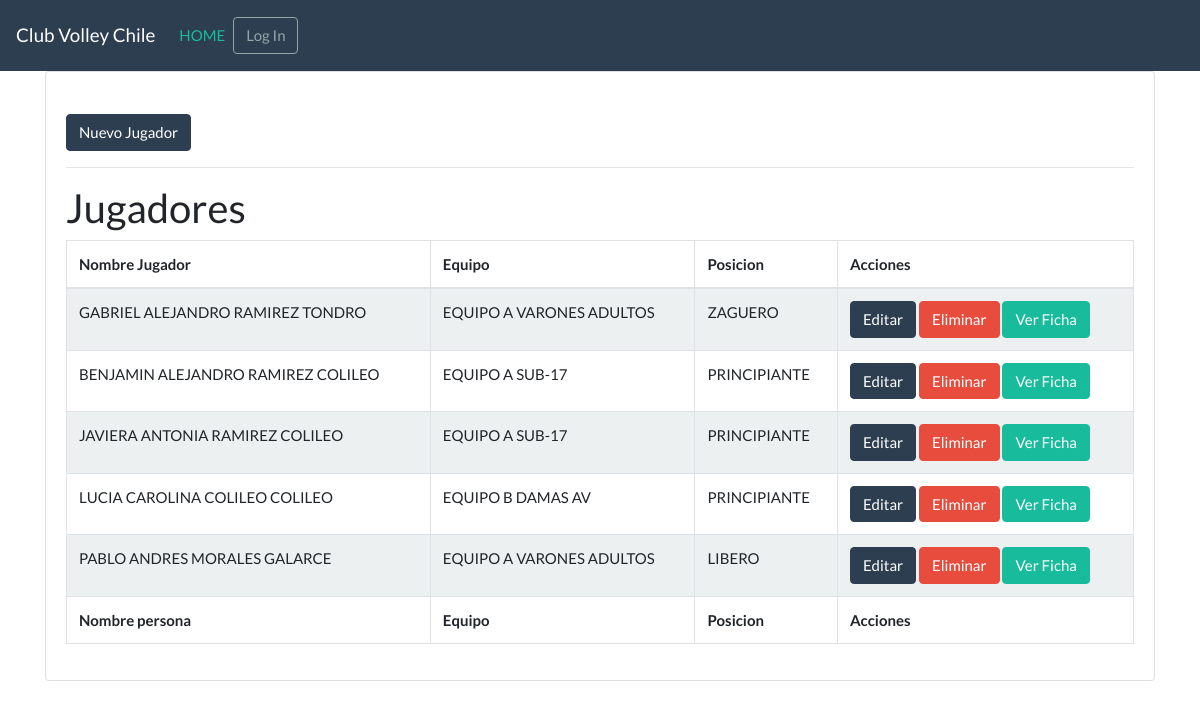
The page /personas/ on the database as committed earlier.
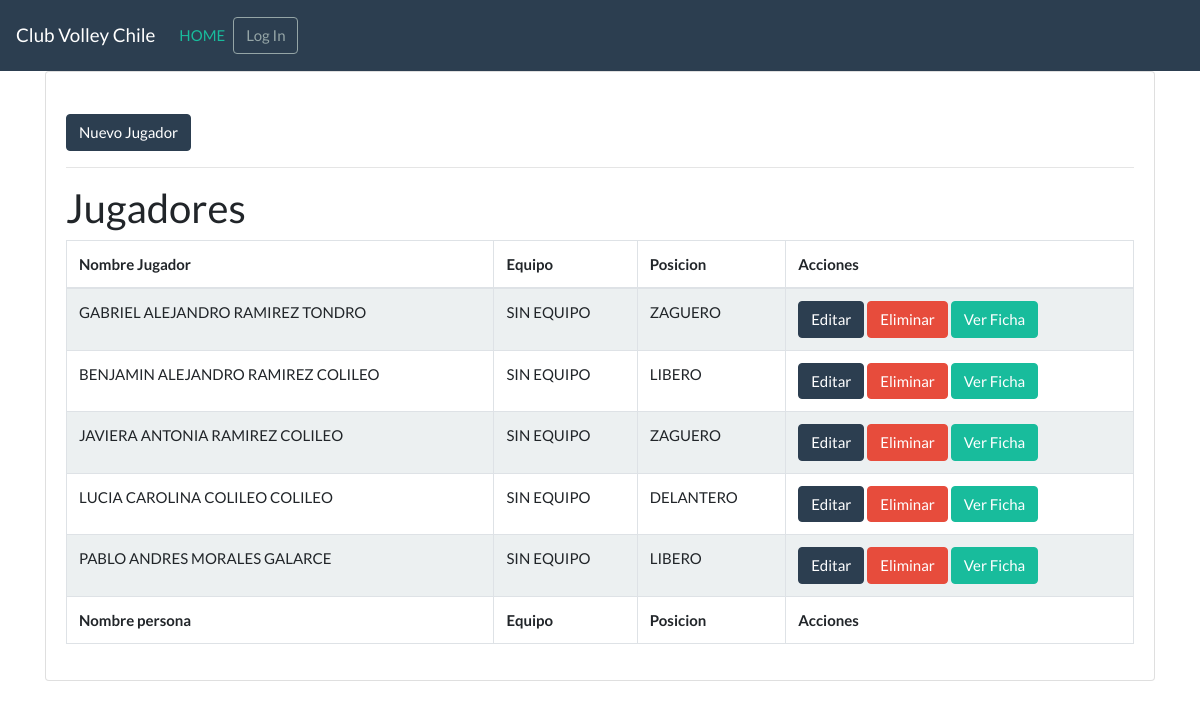
The same page on the database as committed later.
### main/models.py (models this page shows, shortened)
class Persona(models.Model):
    id                      = models.AutoField(primary_key=True)
    dna                     = models.CharField(blank=False, null=False, max_length=25, unique=True,verbose_name="Rut o Dna")
    dv                      = models.CharField(blank=False, null=False, max_length=2,verbose_name="Digito Verificador")
    nombres                 = models.CharField(blank=False, null=False, max_length=100,verbose_name="Nombres")
    apellido_paterno        = models.CharField(blank=False, null=False, max_length=100,verbose_name="Apellido Paterno")
    apellido_materno        = models.CharField(blank=False, null=False, max_length=100,verbose_name="Apellido Materno")
    genero                  = models.ForeignKey(Genero,null=True, on_delete=models.DO_NOTHING,verbose_name="Genero")
    fecha_nacimiento        = models.DateField(blank=False, null=False, verbose_name="Fceha de Nacimiento")
    estado_civil            = models.ForeignKey(EstadoCivil,null=False, on_delete=models.DO_NOTHING,verbose_name="Estado Civil")
    pais_origen             = models.ForeignKey(Pais,null=False, on_delete=models.DO_NOTHING,verbose_name="Nacionalidad")
    sistema_salud           = models.ForeignKey(SistemaSalud,null=False, on_delete=models.DO_NOTHING,verbose_name="Sistema de Salud")
    ocupacion               = models.CharField(blank=False, null=False, max_length=255)
    direccion               = models.CharField(blank=False, null=False, max_length=255)
    comuna                  = models.ForeignKey(Comuna,null=False, on_delete=models.DO_NOTHING,verbose_name="Comuna")
    movil                   = models.CharField(blank=False, null=False, max_length=20)
    fono                    = models.CharField(blank=False, null=False, max_length=20)
    email_personal          = models.EmailField(blank=False, null=False, max_length=255)
    club_origen             = models.ForeignKey(Club,null=False, on_delete=models.DO_NOTHING,verbose_name="Club Origen")
    equipo                  = models.ForeignKey(Equipo,null=False, on_delete=models.DO_NOTHING,verbose_name="Equipo")
    posicion                = models.ForeignKey(Posicion,null=False, on_delete=models.DO_NOTHING,verbose_name="Posicion Estudiante")
    observaciones           = models.TextField(blank=True, null=True)
    es_diestro              = models.BooleanField(default=True)
    es_zurdo                = models.BooleanField(default=False)
    estatura                = models.DecimalField(max_digits=3, decimal_places=2, blank=True, null=True)
    peso                    = models.DecimalField(max_digits=5, decimal_places=2, blank=True, null=True)
    es_docente              = models.BooleanField(default=False)
    es_activo               = models.BooleanField(default=True)
    es_delete               = models.BooleanField(default=False)
    fecha_crea              = models.DateField(default=timezone.now, help_text=("creation date"))
    fecha_modi              = models.DateField(auto_now=True, null= True)
    class Meta:
        verbose_name_plural="Personas"
        db_table="persona"

class Equipo(models.Model):
    id                  = models.AutoField(primary_key=True)
    descripcion         = models.CharField(blank=False, null=False, max_length=255, unique=True)
    club                = models.ForeignKey(Club,null=False, on_delete=models.DO_NOTHING,verbose_name="Club")
    taller              = models.ForeignKey(Taller, null= False, on_delete=models.DO_NOTHING, verbose_name="Taller")
    es_titular          = models.BooleanField(default=True)
    es_interno          = models.BooleanField(default=True)
    es_activo           = models.BooleanField(default=True)
    es_delete           = models.BooleanField(default=False)
    fecha_crea          = models.DateField(default=timezone.now, help_text=("creation date"))
    fecha_modi          = models.DateField(auto_now=True, null= True)
    class Meta:
        verbose_name_plural="Equipos"
        db_table="equipo"
    def __str__(self):
        return self.descripcion

class Posicion(models.Model):
    id                  = models.AutoField(primary_key=True)
    descripcion         = models.CharField(blank=False, null=False, max_length=255, unique=True)
    es_activo           = models.BooleanField(default=True)
    es_delete           = models.BooleanField(default=False)
    fecha_crea          = models.DateField(default=timezone.now, help_text=("creation date"))
    fecha_modi          = models.DateField(auto_now=True, null= True)
    class Meta:
        verbose_name_plural="Posiciones"
        db_table="posicion"
    def __str__(self):
        return self.descripcion

### personas/views.py (the view)
class PersonaList(ListView):
    model = Persona
    template_name = 'personas/index.html'
    paginate_by = 10

### templates/personas/index.html (shortened to what this page needs)
{% extends 'base.html' %}
{% load crispy_forms_tags %}
{% block content %}
  <div class="row justify-content-center">
    <div class="col-12">
      <div class="card">
        <div class="card-body">
          <br/>
          <a class="btn btn-primary" href="{% url 'personas_new' %}">Nuevo Jugador</a>
          <hr/>
          <h2>Jugadores</h2>
          <table id="example" class="table table-striped table-bordered" style="width:100%">
            <thead>
                <tr>
                    <th>Nombre Jugador</th>
                    <th>Equipo</th>
                    <th>Posicion</th>
                    <th>Acciones</th>
                </tr>
            </thead>
             <tbody>
              {% if object_list %}
                {% for persona in object_list %}
                  <tr>
                      <td>{{ persona.nombres }} {{ persona.apellido_paterno }} {{ persona.apellido_materno }}</td>
                      <td>{{ persona.equipo }}</td>
                      <td>{{ persona.posicion }}</td>
                      <td>
                        <a class="btn btn-primary" href="{% url 'personas_edit' persona.id %}">Editar</a>
                        <a class="btn btn-danger" href="{% url 'personas_delete' persona.id %}">Eliminar</a>
                        <a class="btn btn-success" href="{% url 'personas_edit' persona.id %}">Ver Ficha</a>
                      </td>
                  </tr>
                {% endfor %}
                {% else %}
                <h1>No hay registros de Jugadores</h1>
              {% endif %}
          </tbody>
          <tfoot>
            <tr>
                <th>Nombre persona</th>
                <th>Equipo</th>
                <th>Posicion</th>
                <th>Acciones</th>
              </tr>
          </tfoot>
          </table>
        </div>
      </div>
    </div>
  </div>
{% endblock %}

### templates/base.html (shortened to what this page needs)
{% load staticfiles %}
<!DOCTYPE html>
<html>
<head>
  {% load static %}
  <link rel="stylesheet" href="{% static 'css/bootstrap.min.css' %}">
  <link rel="stylesheet" href="https://maxcdn.bootstrapcdn.com/font-awesome/4.7.0/css/font-awesome.min.css">
</head>
<body>
  <nav class="navbar navbar-expand-lg navbar-dark bg-primary">
    <a class="navbar-brand" href="/">Club Volley Chile</a>
    <div class="collapse navbar-collapse" id="navbarColor01">
      <ul class="navbar-nav mr-auto">
        <li class="nav-item active">
          <a class="nav-link" href="/">HOME </a>
        </li>
        {% if user.is_authenticated %}
        <li class="nav-item">
            <a class="nav-link" href="{% url 'password_change' %}">CAMBIO CLAVE</a>
        </li>
        <li class="nav-item">
            <a class="nav-link" href="{% url 'logout' %}">SALIR</a>
        </li>
        {% else %}
          <br/>
          <form class="form-inline my-2 my-lg-0">
            <a href="{% url 'login' %}" class="btn btn-outline-secondary">Log In</a>
          </form>
        {% endif %}
      </ul>
    </div>
  </nav>
  <div class="container">
    {% block content %}
    {% endblock %}
  </div>
</body>
</html>

Rows that differ between the two databases and show on the page:
changed Persona "GABRIEL ALEJANDRO": equipo "EQUIPO A VARONES ADULTOS" → "SIN EQUIPO"
changed Persona "BENJAMIN ALEJANDRO": equipo "EQUIPO A SUB-17" → "SIN EQUIPO"; posicion "PRINCIPIANTE" → "LIBERO"
changed Persona "JAVIERA ANTONIA": equipo "EQUIPO A SUB-17" → "SIN EQUIPO"; posicion "PRINCIPIANTE" → "ZAGUERO"
changed Persona "LUCIA CAROLINA": equipo "EQUIPO B DAMAS AV" → "SIN EQUIPO"; posicion "PRINCIPIANTE" → "DELANTERO"
changed Persona "PABLO ANDRES": equipo "EQUIPO A VARONES ADULTOS" → "SIN EQUIPO"
